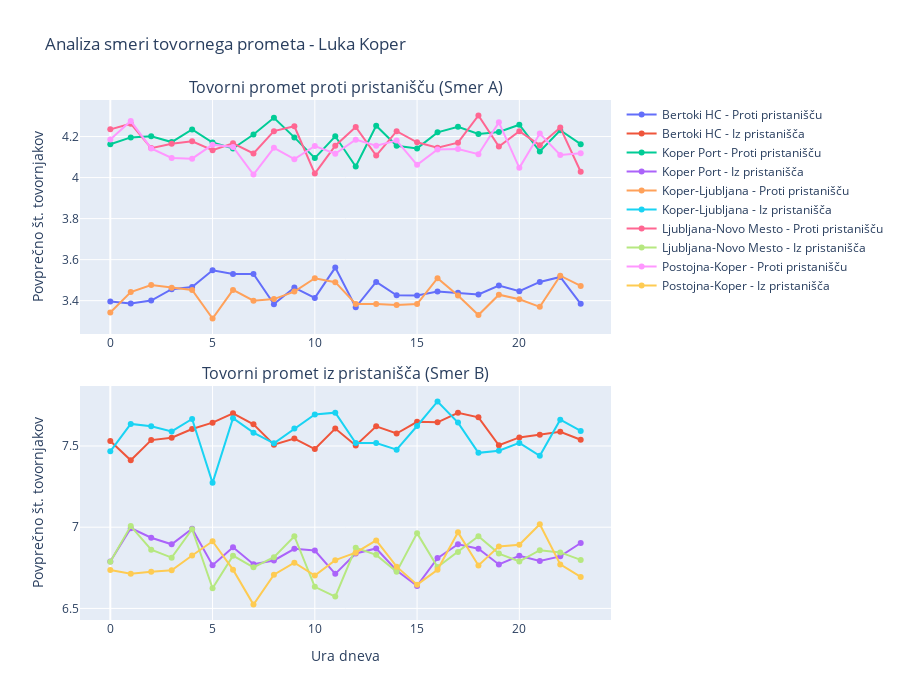

Here is the notebook cell this chart was saved with:
### Markdown cell above
## 3. Analiza smeri prometa (Inbound vs Outbound)

### Code cell
# Analiza smeri A vs B za identifikacijo pristaniškega prometa
df_koper['trucks_direction_A'] = df_koper['Trucks_7.5t'] * (df_koper['direction_A_count'] / df_koper['Total_All_Lanes'])
df_koper['trucks_direction_B'] = df_koper['Trucks_7.5t'] * (df_koper['direction_B_count'] / df_koper['Total_All_Lanes'])

# Smer A = proti pristanišču, Smer B = iz pristanišča (predpostavka)
directional_analysis = df_koper.groupby(['road_name', 'hour']).agg({
    'trucks_direction_A': 'mean',
    'trucks_direction_B': 'mean'
}).reset_index()

# Vizualizacija smeri prometa
fig = make_subplots(
    rows=2, cols=1,
    subplot_titles=('Tovorni promet proti pristanišču (Smer A)', 
                   'Tovorni promet iz pristanišča (Smer B)'),
    vertical_spacing=0.1
)

for road in directional_analysis['road_name'].unique():
    data = directional_analysis[directional_analysis['road_name'] == road]
    
    # Smer A
    fig.add_trace(
        go.Scatter(x=data['hour'], y=data['trucks_direction_A'],
                  mode='lines+markers', name=f'{road} - Proti pristanišču'),
        row=1, col=1
    )
    
    # Smer B
    fig.add_trace(
        go.Scatter(x=data['hour'], y=data['trucks_direction_B'],
                  mode='lines+markers', name=f'{road} - Iz pristanišča'),
        row=2, col=1
    )

fig.update_xaxes(title_text="Ura dneva", row=2, col=1)
fig.update_yaxes(title_text="Povprečno št. tovornjakov", row=1, col=1)
fig.update_yaxes(title_text="Povprečno št. tovornjakov", row=2, col=1)

fig.update_layout(
    height=700,
    title_text="Analiza smeri tovornega prometa - Luka Koper",
    showlegend=True
)

fig.show()

### Figure 1 — Plotly figure (JSON) as saved in the notebook; plotly's stock layout.template omitted (floating-point values rounded to 4 significant figures)
{"data": [{"mode": "lines+markers", "name": "Bertoki HC - Proti pristanišču", "type": "scatter", "x": [0, 1, 2, 3, 4, 5, 6, 7, 8, 9, 10, 11, 12, 13, 14, 15, 16, 17, 18, 19, 20, 21, 22, 23], "xaxis": "x", "y": [3.395, 3.386, 3.4, 3.456, 3.466, 3.549, 3.53, 3.53, 3.383, 3.464, 3.414, 3.561, 3.368, 3.491, 3.426, 3.425, 3.444, 3.439, 3.43, 3.473, 3.446, 3.491, 3.516, 3.385], "yaxis": "y"}, {"mode": "lines+markers", "name": "Bertoki HC - Iz pristanišča", "type": "scatter", "x": [0, 1, 2, 3, 4, 5, 6, 7, 8, 9, 10, 11, 12, 13, 14, 15, 16, 17, 18, 19, 20, 21, 22, 23], "xaxis": "x2", "y": [7.531, 7.412, 7.536, 7.551, 7.604, 7.644, 7.701, 7.633, 7.508, 7.546, 7.481, 7.607, 7.503, 7.621, 7.577, 7.649, 7.646, 7.705, 7.677, 7.505, 7.553, 7.569, 7.587, 7.539], "yaxis": "y2"}, {"mode": "lines+markers", "name": "Koper Port - Proti pristanišču", "type": "scatter", "x": [0, 1, 2, 3, 4, 5, 6, 7, 8, 9, 10, 11, 12, 13, 14, 15, 16, 17, 18, 19, 20, 21, 22, 23], "xaxis": "x", "y": [4.163, 4.196, 4.202, 4.173, 4.235, 4.171, 4.142, 4.21, 4.292, 4.196, 4.095, 4.201, 4.054, 4.253, 4.155, 4.142, 4.221, 4.248, 4.213, 4.223, 4.258, 4.127, 4.231, 4.163], "yaxis": "y"}, {"mode": "lines+markers", "name": "Koper Port - Iz pristanišča", "type": "scatter", "x": [0, 1, 2, 3, 4, 5, 6, 7, 8, 9, 10, 11, 12, 13, 14, 15, 16, 17, 18, 19, 20, 21, 22, 23], "xaxis": "x2", "y": [6.789, 6.994, 6.935, 6.895, 6.99, 6.765, 6.877, 6.772, 6.795, 6.867, 6.857, 6.713, 6.838, 6.869, 6.733, 6.639, 6.81, 6.895, 6.868, 6.771, 6.823, 6.791, 6.82, 6.903], "yaxis": "y2"}, {"mode": "lines+markers", "name": "Koper-Ljubljana - Proti pristanišču", "type": "scatter", "x": [0, 1, 2, 3, 4, 5, 6, 7, 8, 9, 10, 11, 12, 13, 14, 15, 16, 17, 18, 19, 20, 21, 22, 23], "xaxis": "x", "y": [3.342, 3.442, 3.476, 3.463, 3.452, 3.313, 3.453, 3.4, 3.408, 3.444, 3.51, 3.49, 3.384, 3.384, 3.379, 3.383, 3.509, 3.425, 3.33, 3.429, 3.407, 3.37, 3.522, 3.472], "yaxis": "y"}, {"mode": "lines+markers", "name": "Koper-Ljubljana - Iz pristanišča", "type": "scatter", "x": [0, 1, 2, 3, 4, 5, 6, 7, 8, 9, 10, 11, 12, 13, 14, 15, 16, 17, 18, 19, 20, 21, 22, 23], "xaxis": "x2", "y": [7.467, 7.636, 7.621, 7.59, 7.666, 7.273, 7.671, 7.582, 7.517, 7.607, 7.694, 7.705, 7.519, 7.518, 7.477, 7.623, 7.774, 7.644, 7.458, 7.471, 7.519, 7.439, 7.662, 7.593], "yaxis": "y2"}, {"mode": "lines+markers", "name": "Ljubljana-Novo Mesto - Proti pristanišču", "type": "scatter", "x": [0, 1, 2, 3, 4, 5, 6, 7, 8, 9, 10, 11, 12, 13, 14, 15, 16, 17, 18, 19, 20, 21, 22, 23], "xaxis": "x", "y": [4.235, 4.263, 4.144, 4.165, 4.177, 4.134, 4.167, 4.117, 4.226, 4.25, 4.02, 4.155, 4.246, 4.107, 4.226, 4.172, 4.145, 4.17, 4.303, 4.152, 4.226, 4.158, 4.244, 4.028], "yaxis": "y"}, {"mode": "lines+markers", "name": "Ljubljana-Novo Mesto - Iz pristanišča", "type": "scatter", "x": [0, 1, 2, 3, 4, 5, 6, 7, 8, 9, 10, 11, 12, 13, 14, 15, 16, 17, 18, 19, 20, 21, 22, 23], "xaxis": "x2", "y": [6.788, 7.007, 6.862, 6.813, 6.987, 6.624, 6.825, 6.753, 6.815, 6.945, 6.633, 6.573, 6.873, 6.83, 6.726, 6.963, 6.754, 6.848, 6.945, 6.837, 6.789, 6.858, 6.845, 6.799], "yaxis": "y2"}, {"mode": "lines+markers", "name": "Postojna-Koper - Proti pristanišču", "type": "scatter", "x": [0, 1, 2, 3, 4, 5, 6, 7, 8, 9, 10, 11, 12, 13, 14, 15, 16, 17, 18, 19, 20, 21, 22, 23], "xaxis": "x", "y": [4.186, 4.276, 4.142, 4.096, 4.092, 4.161, 4.149, 4.015, 4.145, 4.09, 4.154, 4.116, 4.185, 4.156, 4.181, 4.062, 4.137, 4.14, 4.114, 4.269, 4.047, 4.215, 4.11, 4.118], "yaxis": "y"}, {"mode": "lines+markers", "name": "Postojna-Koper - Iz pristanišča", "type": "scatter", "x": [0, 1, 2, 3, 4, 5, 6, 7, 8, 9, 10, 11, 12, 13, 14, 15, 16, 17, 18, 19, 20, 21, 22, 23], "xaxis": "x2", "y": [6.736, 6.714, 6.726, 6.735, 6.826, 6.913, 6.739, 6.524, 6.707, 6.781, 6.702, 6.797, 6.843, 6.919, 6.757, 6.646, 6.738, 6.968, 6.764, 6.882, 6.892, 7.018, 6.771, 6.694], "yaxis": "y2"}], "layout": {"annotations": [{"font": {"size": 16}, "showarrow": false, "text": "Tovorni promet proti pristanišču (Smer A)", "x": 0.5, "xanchor": "center", "xref": "paper", "y": 1, "yanchor": "bottom", "yref": "paper"}, {"font": {"size": 16}, "showarrow": false, "text": "Tovorni promet iz pristanišča (Smer B)", "x": 0.5, "xanchor": "center", "xref": "paper", "y": 0.45, "yanchor": "bottom", "yref": "paper"}], "height": 700, "showlegend": true, "title": {"text": "Analiza smeri tovornega prometa - Luka Koper"}, "xaxis": {"anchor": "y", "domain": [0, 1]}, "xaxis2": {"anchor": "y2", "domain": [0, 1], "title": {"text": "Ura dneva"}}, "yaxis": {"anchor": "x", "domain": [0.55, 1], "title": {"text": "Povprečno št. tovornjakov"}}, "yaxis2": {"anchor": "x2", "domain": [0, 0.45], "title": {"text": "Povprečno št. tovornjakov"}}}}
